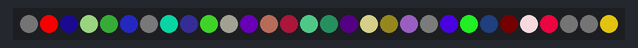
The sketch below on a simulated ESP32. Shown: 30 RGB LEDs in strip order, left to right. Dim RGB values are drawn brighter than linear; random numbers use the default seed unless the sketch sets one.

Above: at 0.05 s.
At 5.0 s:
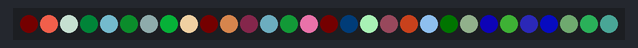
At 9.94 s:
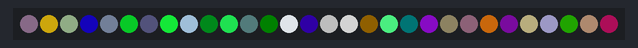
At 19.94 s:
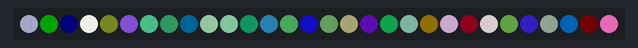
At 29.94 s:
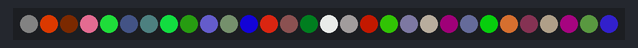
At 39.94 s:
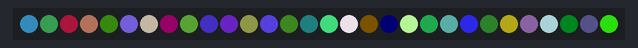

The sketch:

rainbow-paripi.ino
```cpp
#include <FastLED.h>

/* Extra IO Pins
4: EXT IO: G21 / I2C SDA
5: EXT IO: G22 / I2C SCL
6: EXT IO: G25 / DAC1
7: EXT IO: G33 / ADC5 / TOUCH8
8: EXT IO: G18 / SPI SCK
9: EXT IO: G19 / SPI MISO
10: EXT IO: G23 / SPI MOSI
 */

#define PIN_LEDS 27
#define NUM_LEDS 30

#define BRIGHTNESS 128   /* Control the brightness of your leds */
#define SATURATION 255   /* Control the saturation of your leds */
#define MAX_HUE 255
#define MAX_BRIGHTNESS 255
#define MAX_SATURATION 255

CRGB leds[NUM_LEDS];
int hue;
int brightness;
int saturation;

void setup() {
    FastLED.addLeds<NEOPIXEL, PIN_LEDS>(leds, NUM_LEDS);
    randomSeed(analogRead(0));
}

void loop() {
    for (int i = 0; i < NUM_LEDS; i = i + 2) {
        // 1st
        hue = random(MAX_HUE+1);
        brightness = random(MAX_BRIGHTNESS+1);
        saturation = random(MAX_SATURATION+1);
        leds[i] = CHSV(hue, saturation, brightness);

        // 2nd
        hue = MAX_HUE - hue;
        brightness = MAX_BRIGHTNESS - brightness;
        saturation = MAX_SATURATION - saturation;
        leds[i + 1] = CHSV(hue, saturation, brightness);
    }
    FastLED.show();
    delay(100);
}
```
